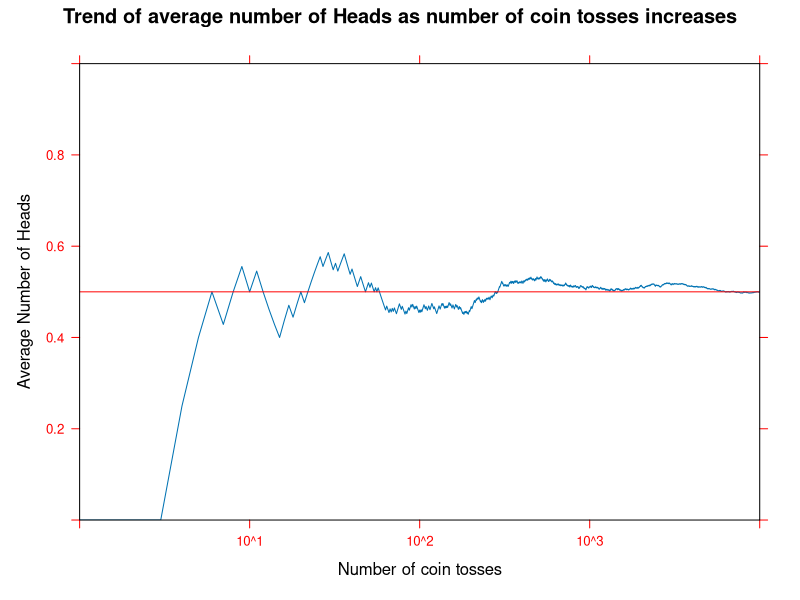

Source code (R):

library(lattice)
num_samples = 10000
png(file="simsample%02d.png", width=600, height=400)

coin_toss_vector = sample(c("Head", "Tail"), num_samples, replace=T)
z = cumsum( coin_toss_vector == "Head") / seq(1, num_samples)
# data.ct <- data.frame(CoinTossNumber=1:length(z), AvgHeads=z)
x = seq(1,num_samples)

pp <- xyplot( z ~ x,
              scales=list(cex=.8, col="red", x = list(log = T), y = list(log = F)),
              main="Trend of average number of Heads as number of coin tosses increases",
              ylab = "Average Number of Heads",
              xlim = c(1, num_samples),
              xlab = "Number of coin tosses",
              ylim = c(0, 1),
              panel = function(x,y) {
                panel.xyplot(x,y, type = 'l');
                panel.lines(x=log(1:num_samples), y=rep(0.5,num_samples), col="red")
              }
      )
print(pp)
dev.off()


